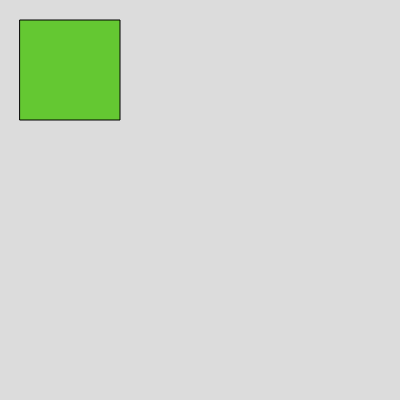
Frame 1 (no input)
Frame 60 (no input): identical to frame 1, image omitted
Frame 120 (the mouse pressed at the canvas centre since frame 60): identical to frame 1, image omitted

The p5.js sketch that drew this single still picture (run headless with seeded random() and noise() and a simulated clock; from frame 60 on, the mouse is pressed at the canvas centre):

// p5.js sketch
// ── sketch.js
let a= 100;
let b= 200;
let c= 50;
function setup() {
  createCanvas(400, 400);
}

function draw() {
  background(220);
  fill(a,b,c);
  rect(20,20,100,100);
  if (mouseX > width/2) {
    a=200;
    b=50;
    c=100;
  } else {
    a=100;
    b=200;
    c=50;
}
}
